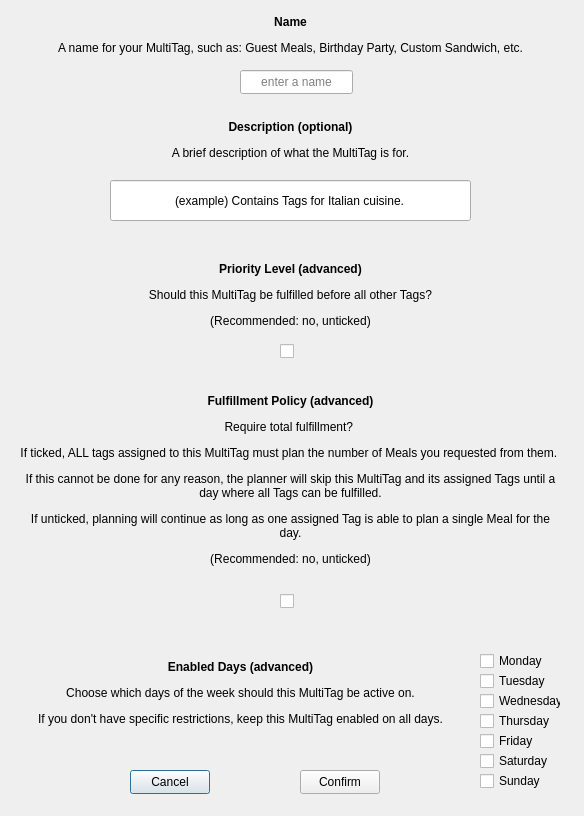
<?xml version="1.0" encoding="UTF-8"?>
<ui version="4.0">
 <class>EditMultitag_BasicParams</class>
 <widget class="QDialog" name="EditMultitag_BasicParams">
  <property name="geometry">
   <rect>
    <x>0</x>
    <y>0</y>
    <width>584</width>
    <height>816</height>
   </rect>
  </property>
  <property name="windowTitle">
   <string>Editing MultiTag</string>
  </property>
  <widget class="QPushButton" name="pushButton_cancel">
   <property name="geometry">
    <rect>
     <x>130</x>
     <y>770</y>
     <width>80</width>
     <height>24</height>
    </rect>
   </property>
   <property name="text">
    <string>Cancel</string>
   </property>
  </widget>
  <widget class="QLabel" name="label_elevatedPriority">
   <property name="geometry">
    <rect>
     <x>20</x>
     <y>260</y>
     <width>541</width>
     <height>71</height>
    </rect>
   </property>
   <property name="text">
    <string>&lt;html&gt;&lt;head/&gt;&lt;body&gt;&lt;p align=&quot;center&quot;&gt;&lt;span style=&quot; font-weight:700;&quot;&gt;Priority Level (advanced)&lt;/span&gt;&lt;/p&gt;&lt;p align=&quot;center&quot;&gt;Should this MultiTag be fulfilled before all other Tags?&lt;/p&gt;&lt;p align=&quot;center&quot;&gt;(Recommended: no, unticked)&lt;/p&gt;&lt;/body&gt;&lt;/html&gt;</string>
   </property>
  </widget>
  <widget class="QPushButton" name="pushButton_confirm">
   <property name="geometry">
    <rect>
     <x>300</x>
     <y>770</y>
     <width>80</width>
     <height>24</height>
    </rect>
   </property>
   <property name="text">
    <string>Confirm</string>
   </property>
  </widget>
  <widget class="QLabel" name="label_enabledDays">
   <property name="geometry">
    <rect>
     <x>20</x>
     <y>660</y>
     <width>441</width>
     <height>81</height>
    </rect>
   </property>
   <property name="text">
    <string>&lt;html&gt;&lt;head/&gt;&lt;body&gt;&lt;p align=&quot;center&quot;&gt;&lt;span style=&quot; font-weight:700;&quot;&gt;Enabled Days (advanced)&lt;/span&gt;&lt;/p&gt;&lt;p align=&quot;center&quot;&gt;Choose which days of the week should this MultiTag be active on.&lt;/p&gt;&lt;p align=&quot;center&quot;&gt;If you don't have specific restrictions, keep this MultiTag enabled on all days.&lt;br/&gt;&lt;/p&gt;&lt;/body&gt;&lt;/html&gt;</string>
   </property>
  </widget>
  <widget class="QLineEdit" name="lineEdit_name">
   <property name="geometry">
    <rect>
     <x>240</x>
     <y>70</y>
     <width>113</width>
     <height>24</height>
    </rect>
   </property>
   <property name="maxLength">
    <number>50</number>
   </property>
   <property name="alignment">
    <set>Qt::AlignCenter</set>
   </property>
   <property name="placeholderText">
    <string>enter a name</string>
   </property>
  </widget>
  <widget class="QCheckBox" name="checkBox_elevatedPriority">
   <property name="geometry">
    <rect>
     <x>280</x>
     <y>340</y>
     <width>21</width>
     <height>22</height>
    </rect>
   </property>
   <property name="text">
    <string/>
   </property>
  </widget>
  <widget class="QCheckBox" name="checkBox_fri">
   <property name="geometry">
    <rect>
     <x>480</x>
     <y>730</y>
     <width>78</width>
     <height>22</height>
    </rect>
   </property>
   <property name="text">
    <string>Friday</string>
   </property>
  </widget>
  <widget class="QLabel" name="label_description">
   <property name="geometry">
    <rect>
     <x>20</x>
     <y>120</y>
     <width>541</width>
     <height>41</height>
    </rect>
   </property>
   <property name="text">
    <string>&lt;html&gt;&lt;head/&gt;&lt;body&gt;&lt;p align=&quot;center&quot;&gt;&lt;span style=&quot; font-weight:700;&quot;&gt;Description (optional)&lt;/span&gt;&lt;/p&gt;&lt;p align=&quot;center&quot;&gt;A brief description of what the MultiTag is for.&lt;/p&gt;&lt;/body&gt;&lt;/html&gt;</string>
   </property>
  </widget>
  <widget class="QCheckBox" name="checkBox_sat">
   <property name="geometry">
    <rect>
     <x>480</x>
     <y>750</y>
     <width>78</width>
     <height>22</height>
    </rect>
   </property>
   <property name="text">
    <string>Saturday</string>
   </property>
  </widget>
  <widget class="QLineEdit" name="lineEdit_description">
   <property name="geometry">
    <rect>
     <x>110</x>
     <y>180</y>
     <width>361</width>
     <height>41</height>
    </rect>
   </property>
   <property name="text">
    <string>(example) Contains Tags for Italian cuisine.</string>
   </property>
   <property name="maxLength">
    <number>80</number>
   </property>
   <property name="alignment">
    <set>Qt::AlignCenter</set>
   </property>
   <property name="dragEnabled">
    <bool>false</bool>
   </property>
   <property name="placeholderText">
    <string>(example) Contains Meals suitable for picnics.</string>
   </property>
  </widget>
  <widget class="QCheckBox" name="checkBox_wed">
   <property name="geometry">
    <rect>
     <x>480</x>
     <y>690</y>
     <width>81</width>
     <height>22</height>
    </rect>
   </property>
   <property name="text">
    <string>Wednesday</string>
   </property>
  </widget>
  <widget class="QCheckBox" name="checkBox_tue">
   <property name="geometry">
    <rect>
     <x>480</x>
     <y>670</y>
     <width>78</width>
     <height>22</height>
    </rect>
   </property>
   <property name="text">
    <string>Tuesday</string>
   </property>
  </widget>
  <widget class="QCheckBox" name="checkBox_sun">
   <property name="geometry">
    <rect>
     <x>480</x>
     <y>770</y>
     <width>78</width>
     <height>22</height>
    </rect>
   </property>
   <property name="text">
    <string>Sunday</string>
   </property>
  </widget>
  <widget class="QCheckBox" name="checkBox_mon">
   <property name="geometry">
    <rect>
     <x>480</x>
     <y>650</y>
     <width>78</width>
     <height>22</height>
    </rect>
   </property>
   <property name="text">
    <string>Monday</string>
   </property>
  </widget>
  <widget class="QLabel" name="label_requireTotalFulfillment">
   <property name="geometry">
    <rect>
     <x>20</x>
     <y>390</y>
     <width>541</width>
     <height>181</height>
    </rect>
   </property>
   <property name="text">
    <string>&lt;html&gt;&lt;head/&gt;&lt;body&gt;&lt;p align=&quot;center&quot;&gt;&lt;span style=&quot; font-weight:700;&quot;&gt;Fulfillment Policy (advanced)&lt;/span&gt;&lt;/p&gt;&lt;p align=&quot;center&quot;&gt;Require total fulfillment? &lt;/p&gt;&lt;p align=&quot;center&quot;&gt;If ticked, ALL tags assigned to this MultiTag must plan the number of Meals you requested from them. &lt;/p&gt;&lt;p align=&quot;center&quot;&gt;If this cannot be done for any reason, the planner will skip this MultiTag and its assigned Tags until a day where all Tags can be fulfilled.&lt;/p&gt;&lt;p align=&quot;center&quot;&gt;If unticked, planning will continue as long as one assigned Tag is able to plan a single Meal for the day.&lt;/p&gt;&lt;p align=&quot;center&quot;&gt;(Recommended: no, unticked)&lt;/p&gt;&lt;/body&gt;&lt;/html&gt;</string>
   </property>
   <property name="wordWrap">
    <bool>true</bool>
   </property>
  </widget>
  <widget class="QCheckBox" name="checkBox_thu">
   <property name="geometry">
    <rect>
     <x>480</x>
     <y>710</y>
     <width>78</width>
     <height>22</height>
    </rect>
   </property>
   <property name="text">
    <string>Thursday</string>
   </property>
  </widget>
  <widget class="QCheckBox" name="checkBox_requireTotalFulfillment">
   <property name="geometry">
    <rect>
     <x>280</x>
     <y>590</y>
     <width>21</width>
     <height>22</height>
    </rect>
   </property>
   <property name="text">
    <string/>
   </property>
  </widget>
  <widget class="QLabel" name="label_name">
   <property name="geometry">
    <rect>
     <x>20</x>
     <y>10</y>
     <width>541</width>
     <height>51</height>
    </rect>
   </property>
   <property name="text">
    <string>&lt;html&gt;&lt;head/&gt;&lt;body&gt;&lt;p align=&quot;center&quot;&gt;&lt;span style=&quot; font-weight:700;&quot;&gt;Name&lt;/span&gt;&lt;/p&gt;&lt;p align=&quot;center&quot;&gt;A name for your MultiTag, such as: Guest Meals, Birthday Party, Custom Sandwich, etc.&lt;/p&gt;&lt;/body&gt;&lt;/html&gt;</string>
   </property>
  </widget>
 </widget>
 <resources/>
 <connections/>
</ui>
